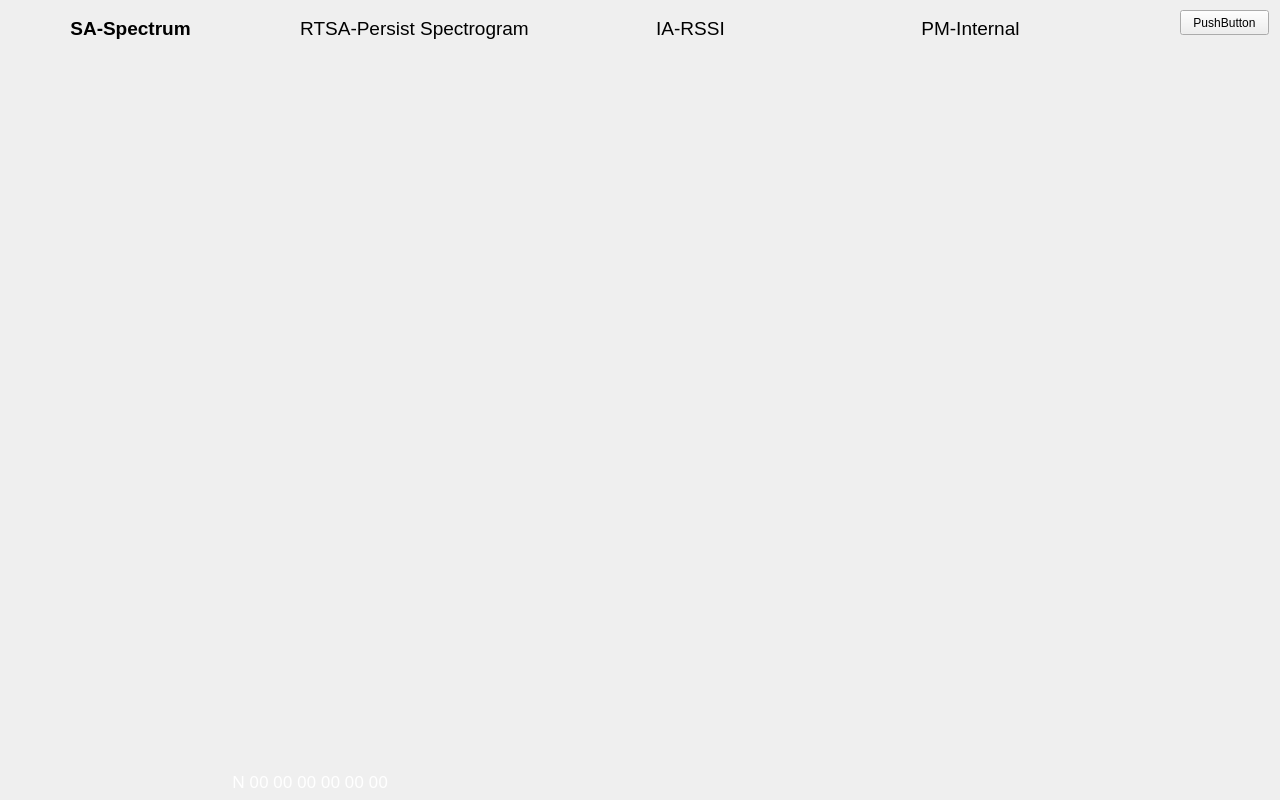
<?xml version="1.0" encoding="UTF-8"?>
<ui version="4.0">
 <class>BitPlatForm</class>
 <widget class="QMainWindow" name="BitPlatForm">
  <property name="geometry">
   <rect>
    <x>0</x>
    <y>0</y>
    <width>1280</width>
    <height>800</height>
   </rect>
  </property>
  <property name="windowTitle">
   <string>BitPlatForm</string>
  </property>
  <property name="autoFillBackground">
   <bool>false</bool>
  </property>
  <widget class="QWidget" name="centralWidget">
   <widget class="QLabel" name="label">
    <property name="geometry">
     <rect>
      <x>0</x>
      <y>0</y>
      <width>1280</width>
      <height>800</height>
     </rect>
    </property>
    <property name="text">
     <string/>
    </property>
    <property name="pixmap">
     <pixmap resource="bitresources.qrc">:/bit/image/background.png</pixmap>
    </property>
   </widget>
   <widget class="QLabel" name="toplabel">
    <property name="geometry">
     <rect>
      <x>0</x>
      <y>0</y>
      <width>1280</width>
      <height>52</height>
     </rect>
    </property>
    <property name="text">
     <string/>
    </property>
    <property name="pixmap">
     <pixmap resource="bitresources.qrc">:/bit/image/tab1.png</pixmap>
    </property>
   </widget>
   <widget class="QPushButton" name="mode4btn">
    <property name="geometry">
     <rect>
      <x>850</x>
      <y>4</y>
      <width>241</width>
      <height>48</height>
     </rect>
    </property>
    <property name="font">
     <font>
      <family>Arial</family>
      <pointsize>14</pointsize>
      <weight>50</weight>
      <bold>false</bold>
     </font>
    </property>
    <property name="text">
     <string>PM-Internal</string>
    </property>
    <property name="flat">
     <bool>true</bool>
    </property>
   </widget>
   <widget class="QPushButton" name="mode3btn">
    <property name="geometry">
     <rect>
      <x>570</x>
      <y>4</y>
      <width>241</width>
      <height>48</height>
     </rect>
    </property>
    <property name="font">
     <font>
      <family>Arial</family>
      <pointsize>14</pointsize>
      <weight>50</weight>
      <bold>false</bold>
     </font>
    </property>
    <property name="text">
     <string>IA-RSSI</string>
    </property>
    <property name="flat">
     <bool>true</bool>
    </property>
   </widget>
   <widget class="QPushButton" name="chafir">
    <property name="geometry">
     <rect>
      <x>259</x>
      <y>22</y>
      <width>15</width>
      <height>15</height>
     </rect>
    </property>
    <property name="font">
     <font>
      <weight>75</weight>
      <bold>true</bold>
     </font>
    </property>
    <property name="text">
     <string/>
    </property>
    <property name="flat">
     <bool>true</bool>
    </property>
   </widget>
   <widget class="QPushButton" name="chathird">
    <property name="geometry">
     <rect>
      <x>816</x>
      <y>22</y>
      <width>15</width>
      <height>15</height>
     </rect>
    </property>
    <property name="font">
     <font>
      <weight>75</weight>
      <bold>true</bold>
     </font>
    </property>
    <property name="text">
     <string/>
    </property>
    <property name="flat">
     <bool>true</bool>
    </property>
   </widget>
   <widget class="QPushButton" name="mode2btn">
    <property name="geometry">
     <rect>
      <x>294</x>
      <y>4</y>
      <width>241</width>
      <height>48</height>
     </rect>
    </property>
    <property name="font">
     <font>
      <family>Arial</family>
      <pointsize>14</pointsize>
      <weight>50</weight>
      <bold>false</bold>
     </font>
    </property>
    <property name="text">
     <string>RTSA-Persist Spectrogram</string>
    </property>
    <property name="flat">
     <bool>true</bool>
    </property>
   </widget>
   <widget class="QPushButton" name="mode1btn">
    <property name="geometry">
     <rect>
      <x>0</x>
      <y>4</y>
      <width>261</width>
      <height>48</height>
     </rect>
    </property>
    <property name="font">
     <font>
      <family>Arial</family>
      <pointsize>14</pointsize>
      <weight>75</weight>
      <bold>true</bold>
     </font>
    </property>
    <property name="styleSheet">
     <string notr="true">background-color: rgb(243, 243, 243);</string>
    </property>
    <property name="text">
     <string>SA-Spectrum</string>
    </property>
    <property name="checkable">
     <bool>false</bool>
    </property>
    <property name="flat">
     <bool>true</bool>
    </property>
   </widget>
   <widget class="QPushButton" name="chasec">
    <property name="geometry">
     <rect>
      <x>537</x>
      <y>22</y>
      <width>15</width>
      <height>15</height>
     </rect>
    </property>
    <property name="font">
     <font>
      <weight>75</weight>
      <bold>true</bold>
     </font>
    </property>
    <property name="text">
     <string/>
    </property>
    <property name="flat">
     <bool>true</bool>
    </property>
   </widget>
   <widget class="QPushButton" name="chafourth">
    <property name="geometry">
     <rect>
      <x>1095</x>
      <y>22</y>
      <width>15</width>
      <height>15</height>
     </rect>
    </property>
    <property name="font">
     <font>
      <weight>75</weight>
      <bold>true</bold>
     </font>
    </property>
    <property name="text">
     <string/>
    </property>
    <property name="flat">
     <bool>true</bool>
    </property>
   </widget>
   <widget class="QPushButton" name="plusbtn">
    <property name="geometry">
     <rect>
      <x>1146</x>
      <y>10</y>
      <width>31</width>
      <height>31</height>
     </rect>
    </property>
    <property name="styleSheet">
     <string notr="true"/>
    </property>
    <property name="text">
     <string/>
    </property>
    <property name="flat">
     <bool>true</bool>
    </property>
   </widget>
   <widget class="QPushButton" name="pushButton">
    <property name="geometry">
     <rect>
      <x>1180</x>
      <y>10</y>
      <width>89</width>
      <height>25</height>
     </rect>
    </property>
    <property name="text">
     <string>PushButton</string>
    </property>
   </widget>
   <widget class="QLabel" name="statebarlabel">
    <property name="geometry">
     <rect>
      <x>0</x>
      <y>765</y>
      <width>1280</width>
      <height>35</height>
     </rect>
    </property>
    <property name="text">
     <string/>
    </property>
    <property name="pixmap">
     <pixmap resource="bitresources.qrc">:/bit/image/status_bar.png</pixmap>
    </property>
   </widget>
   <widget class="QLabel" name="batterylabel">
    <property name="geometry">
     <rect>
      <x>1191</x>
      <y>772</y>
      <width>59</width>
      <height>17</height>
     </rect>
    </property>
    <property name="font">
     <font>
      <family>ArialMT</family>
      <pointsize>13</pointsize>
      <weight>50</weight>
      <italic>false</italic>
      <bold>false</bold>
     </font>
    </property>
    <property name="styleSheet">
     <string notr="true">color: rgb(255, 255, 255);
</string>
    </property>
    <property name="text">
     <string/>
    </property>
    <property name="alignment">
     <set>Qt::AlignRight|Qt::AlignTrailing|Qt::AlignVCenter</set>
    </property>
   </widget>
   <widget class="QLabel" name="timelabel">
    <property name="geometry">
     <rect>
      <x>901</x>
      <y>772</y>
      <width>226</width>
      <height>17</height>
     </rect>
    </property>
    <property name="font">
     <font>
      <family>ArialMT</family>
      <pointsize>13</pointsize>
      <weight>50</weight>
      <italic>false</italic>
      <bold>false</bold>
     </font>
    </property>
    <property name="styleSheet">
     <string notr="true">color: rgb(255, 255, 255);
</string>
    </property>
    <property name="text">
     <string/>
    </property>
    <property name="alignment">
     <set>Qt::AlignCenter</set>
    </property>
   </widget>
   <widget class="QLabel" name="label_2">
    <property name="geometry">
     <rect>
      <x>27</x>
      <y>768</y>
      <width>69</width>
      <height>25</height>
     </rect>
    </property>
    <property name="text">
     <string/>
    </property>
    <property name="pixmap">
     <pixmap resource="bitresources.qrc">:/bit/image/logo_inno_white_s.png</pixmap>
    </property>
   </widget>
   <widget class="QLabel" name="label_3">
    <property name="geometry">
     <rect>
      <x>150</x>
      <y>768</y>
      <width>70</width>
      <height>25</height>
     </rect>
    </property>
    <property name="text">
     <string/>
    </property>
    <property name="pixmap">
     <pixmap resource="bitresources.qrc">:/bit/image/icn_gps.png</pixmap>
    </property>
   </widget>
   <widget class="QLabel" name="batpiclabel">
    <property name="geometry">
     <rect>
      <x>1147</x>
      <y>771</y>
      <width>45</width>
      <height>22</height>
     </rect>
    </property>
    <property name="text">
     <string/>
    </property>
    <property name="pixmap">
     <pixmap resource="bitresources.qrc">:/bit/image/icn_battery_5.png</pixmap>
    </property>
   </widget>
   <widget class="QLabel" name="gpslabel">
    <property name="geometry">
     <rect>
      <x>232</x>
      <y>772</y>
      <width>226</width>
      <height>17</height>
     </rect>
    </property>
    <property name="font">
     <font>
      <family>ArialMT</family>
      <pointsize>13</pointsize>
      <weight>50</weight>
      <italic>false</italic>
      <bold>false</bold>
     </font>
    </property>
    <property name="styleSheet">
     <string notr="true">color: rgb(255, 255, 255);
</string>
    </property>
    <property name="text">
     <string>N 00 00 00 00 00 00</string>
    </property>
    <property name="alignment">
     <set>Qt::AlignLeading|Qt::AlignLeft|Qt::AlignVCenter</set>
    </property>
   </widget>
  </widget>
 </widget>
 <layoutdefault spacing="6" margin="11"/>
 <resources>
  <include location="bitresources.qrc"/>
 </resources>
 <connections/>
</ui>
